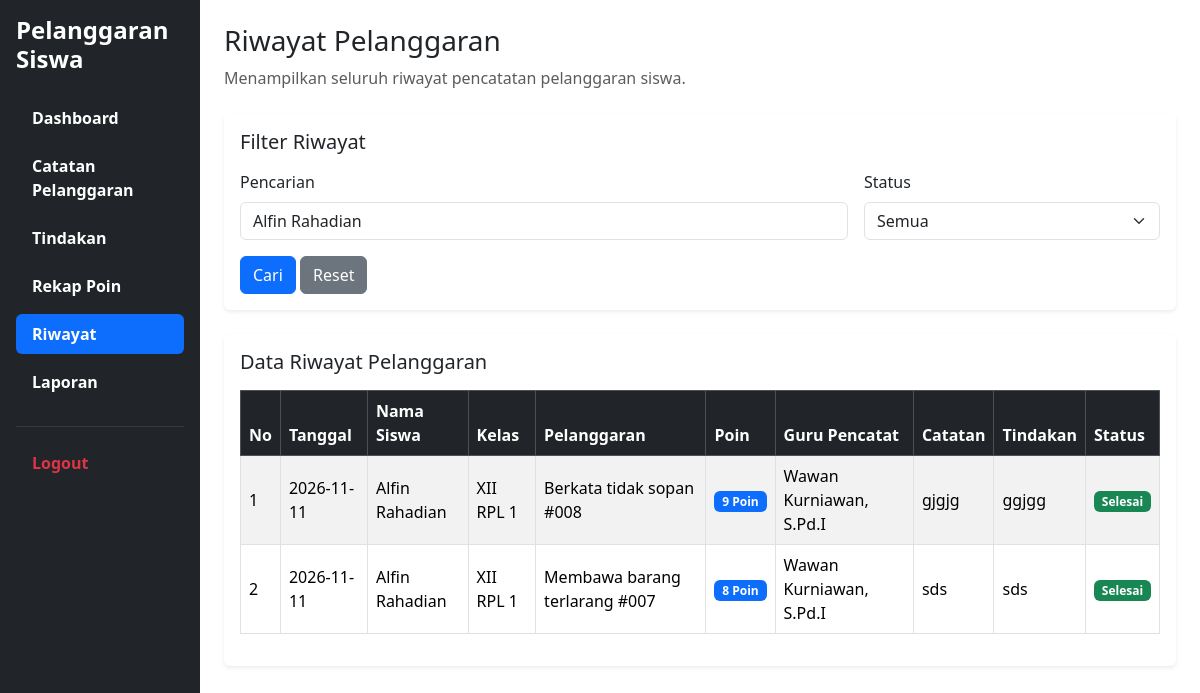
Screenshot of /riwayat.php?cari=Alfin Rahadian (signed in) with the database file from the repository.
### tables this page shows
CREATE TABLE `t_pelanggaran_siswa` (
  `id` int(11) NOT NULL,
  `tahun_ajaran_id` int(11) DEFAULT NULL,
  `siswa_id` int(11) DEFAULT NULL,
  `nama_siswa` varchar(150) NOT NULL,
  `kelas_id` int(11) DEFAULT NULL,
  `nama_kelas` varchar(100) NOT NULL,
  `pelanggaran_id` int(11) DEFAULT NULL,
  `nama_pelanggaran` varchar(150) NOT NULL,
  `pelanggaran_kategori_id` int(11) DEFAULT NULL,
  `guru_id` int(11) DEFAULT NULL,
  `nama_guru` varchar(150) NOT NULL,
  `tanggal` date DEFAULT NULL,
  `keterangan` text NOT NULL,
  `poin` int(11) NOT NULL,
  `tindakan` text NOT NULL,
  `status` varchar(30) NOT NULL,
  `created_at` timestamp NOT NULL DEFAULT current_timestamp(),
  `updated_at` timestamp NOT NULL DEFAULT current_timestamp()
);

### riwayat.php (the view, shortened to what this page needs)
<?php
require_once 'config/koneksi.php';
function e($data) {
    return htmlspecialchars((string)($data ?? ''), ENT_QUOTES, 'UTF-8');
}
function bindParams($stmt, $types, &$params) {
    if ($types !== '') {
        $bind = [$types];
        foreach ($params as $key => &$value) {
            $bind[] = &$value;
        }
        call_user_func_array([$stmt, 'bind_param'], $bind);
    }
}
$cari = trim($_GET['cari'] ?? '');
$where = " WHERE 1=1 ";
$params = [];
$types = '';
if ($cari !== '') {
    $where .= "
        AND (
            ps.nama_siswa LIKE ?
            OR k.nama LIKE ?
            OR ps.nama_pelanggaran LIKE ?
            OR ps.nama_guru LIKE ?
            OR ps.keterangan LIKE ?
            OR ps.tindakan LIKE ?
        )
    ";
    $keyword = "%$cari%";
    for ($i = 0; $i < 6; $i++) {
        $params[] = $keyword;
        $types .= 's';
    }
}
$sql = "
    SELECT
        ps.id,
        ps.siswa_id,
        ps.nama_siswa,
        COALESCE(k.nama, ps.nama_kelas, 'Tanpa Kelas') AS nama_kelas,
        ps.nama_pelanggaran,
        ps.nama_guru,
        ps.tanggal,
        ps.keterangan,
        ps.poin,
        ps.tindakan,
        ps.status
    FROM t_pelanggaran_siswa ps
    LEFT JOIN t_kelas_siswa ks ON ks.siswa_id = ps.siswa_id AND ks.status_aktif = 1
    LEFT JOIN t_kelas k ON k.id = ks.kelas_id
    $where
    ORDER BY ps.tanggal DESC, ps.id DESC
";
$stmt = mysqli_prepare($koneksi, $sql);
bindParams($stmt, $types, $params);
mysqli_stmt_execute($stmt);
$result = mysqli_stmt_get_result($stmt);
?>
<!DOCTYPE html>
<html lang="id">
<head>
    <link href="https://cdn.jsdelivr.net/npm/bootstrap@5.3.8/dist/css/bootstrap.min.css" rel="stylesheet">
</head>
<body>
<div class="container-fluid">
    <div class="row">
       <div class="col-md-3 col-lg-2 bg-dark min-vh-100 p-3 sticky-top" style="top: 0; height: 100vh; overflow-y: auto;">
            <h4 class="text-white fw-bold mb-4">
                Pelanggaran Siswa
            </h4>
            <ul class="nav nav-pills flex-column">
                <li class="nav-item mb-2">
                    <a href="dashboard.php" class="nav-link text-white">
                        <span class="fw-bold">Dashboard</span>
                    </a>
                </li>
                <li class="nav-item mb-2">
                    <a href="Catatan_Pelanggaran.php" class="nav-link text-white">
                        <span class="fw-bold">Catatan Pelanggaran</span>
                    </a>
                </li>
                <li class="nav-item mb-2">
                    <a href="Tindakan.php" class="nav-link text-white">
                        <span class="fw-bold">Tindakan</span>
                    </a>
                </li>
                <li class="nav-item mb-2">
                    <a href="rekap_poin.php" class="nav-link text-white">
                        <span class="fw-bold">Rekap Poin</span>
                    </a>
                </li>
                <li class="nav-item mb-2">
                    <a href="riwayat.php" class="nav-link active">
                        <span class="fw-bold">Riwayat</span>
                    </a>
                </li>
                <li class="nav-item mb-2">
                    <a href="Laporan.php" class="nav-link text-white">
                        <span class="fw-bold">Laporan</span>
                    </a>
                </li>
                <hr class="text-secondary">
                <li class="nav-item">
                    <a href="logout.php" class="nav-link text-danger">
                        <span class="fw-bold">Logout</span>
                    </a>
                </li>
            </ul>
        </div>
        <main class="col-md-9 col-lg-10 p-4">
            <div class="mb-4">
                <h3>Riwayat Pelanggaran</h3>
                <p class="text-muted">
                    Menampilkan seluruh riwayat pencatatan pelanggaran siswa.
                </p>
            </div>
            <div class="card shadow-sm mb-4 border-0">
                <div class="card-body">
                    <h5 class="mb-3">Filter Riwayat</h5>
                    <form method="GET" class="row g-3">
                        <div class="col-md-8">
                            <label class="form-label">Pencarian</label>
                            <input
                                type="text"
                                name="cari"
                                class="form-control"
                                placeholder="Cari nama siswa, kelas, pelanggaran..."
                                value="<?= e($cari) ?>"
                            >
                        </div>
                        <div class="col-md-4">
                            <label class="form-label">Status</label>
                            <select name="status" class="form-select">
                                <option value="">Semua</option>
                            </select>
                        </div>
                        <div class="col-12">
                            <button type="submit" class="btn btn-primary">
                                Cari
                            </button>
                            <a href="riwayat.php" class="btn btn-secondary">
                                Reset
                            </a>
                        </div>
                    </form>
                </div>
            </div>
            <div class="card shadow-sm border-0">
                <div class="card-body">
                    <h5 class="mb-3">Data Riwayat Pelanggaran</h5>
                    <div class="table-responsive">
                        <table class="table table-bordered table-striped align-middle">
                            <thead class="table-dark">
                                <tr>
                                    <th>No</th>
                                    <th>Tanggal</th>
                                    <th>Nama Siswa</th>
                                    <th>Kelas</th>
                                    <th>Pelanggaran</th>
                                    <th>Poin</th>
                                    <th>Guru Pencatat</th>
                                    <th>Catatan</th>
                                    <th>Tindakan</th>
                                    <th>Status</th>
                                </tr>
                            </thead>
                            <tbody>
                            <?php if (mysqli_num_rows($result) > 0): ?>
                                <?php $no = 1; ?>
                                <?php while ($row = mysqli_fetch_assoc($result)): ?>
                                    <tr>
                                        <td><?= $no++ ?></td>
                                        <td><?= e($row['tanggal']) ?></td>
                                        <td><?= e($row['nama_siswa']) ?></td>
                                        <td><?= e($row['nama_kelas']) ?></td>
                                        <td><?= e($row['nama_pelanggaran']) ?></td>
                                        <td>
                                            <span class="badge bg-primary">
                                                <?= e($row['poin']) ?> Poin
                                            </span>
                                        </td>
                                        <td><?= e($row['nama_guru']) ?></td>
                                        <td><?= e($row['keterangan']) ?></td>
                                        <td><?= e($row['tindakan']) ?></td>
                                        <td>
                                            <?php
                                            $warna = 'secondary';
                                            if (strtolower($row['status']) === 'selesai') {
                                                $warna = 'success';
                                            } elseif (strtolower($row['status']) === 'diproses') {
                                                $warna = 'warning';
                                            } elseif (strtolower($row['status']) === 'tercatat') {
                                                $warna = 'primary';
                                            }
                                            ?>
                                            <span class="badge bg-<?= $warna ?>">
                                                <?= e(ucfirst($row['status'])) ?>
                                            </span>
                                        </td>
                                    </tr>
                                <?php endwhile; ?>
                            <?php endif; ?>
                            </tbody>
                        </table>
                    </div>
                </div>
            </div>
        </main>
    </div>
</div>
</body>
</html>

### rows the page displays
t_pelanggaran_siswa: tanggal "2026-11-11", nama_siswa "Alfin Rahadian", nama_kelas "XII RPL 1", nama_pelanggaran "Berkata tidak sopan #008", poin "9", nama_guru "Wawan Kurniawan, S.Pd.I", keterangan "gjgjg", tindakan "ggjgg", status "Selesai"
t_pelanggaran_siswa: tanggal "2026-11-11", nama_siswa "Alfin Rahadian", nama_kelas "XII RPL 1", nama_pelanggaran "Membawa barang terlarang #007", poin "8", nama_guru "Wawan Kurniawan, S.Pd.I", keterangan "sds", tindakan "sds", status "Selesai"
